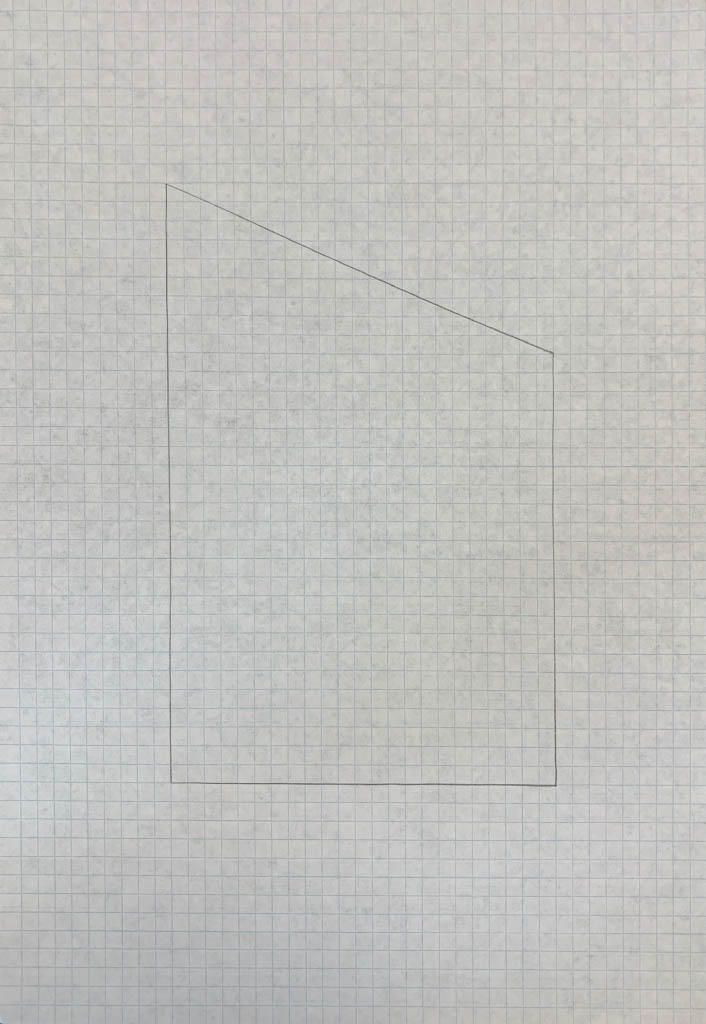
#> input picture Images/Test Images/pattern1.jpg, 706 x 1024 px, found by its file name; the run also reads 1 picture not shown here
$ python program1.py
#> lines starting #> are read from the running program, lines starting #| are printed output that depends on the picture; after the words box and inside, x2 and y2 are one past the last pixel; in counts of white or black regions, pixels touching at a corner belong together; pictures that were not available may be replaced by others from this repository, and a replacement may not be noted
"""
Better attempt at perfection
Isaiah Kenny
7/29/22

"""
import argparse
import numpy as np
import cv2
from skimage.metrics import structural_similarity
from skimage import measure
from skimage import feature
from skimage import transform
from skimage.filters import threshold_otsu
import skimage.segmentation
from pathlib import Path
import matplotlib.pyplot as plt
import matplotlib.image as img
import imutils
from imutils import contours

# pip install numpy opencv-python scikit-image matplotlib
# --user for root

gold = cv2.imread('pattern1.jpg', 0)
#> gold: shape (1024, 706); min 94, max 221, mean 193.1

width = 706
height = gold.shape[0]
#> height = 1024
dimension = (width, height)
#> dimension = (706, 1024)

students = []
scores = []

directoryForResults = 'Documents/Results'
directory = 'Documents/Check'
files = Path(directory).glob('*')

for file in files:
    i = -1
    print(file)
    name = file
    student = cv2.imread(str(file),0)
#> student: shape (1024, 731); min 71, max 220, mean 193.3
    student = cv2.resize(student, dimension, interpolation=cv2.INTER_AREA)
#> student: shape (1024, 706)
    students.append(student)
    cv2.imshow('student drawing', students[i]) #students[i]
    cv2.imshow('gold standard / ground truth', gold)

    edges0 = cv2.Canny(image=gold, threshold1=100, threshold2=200)
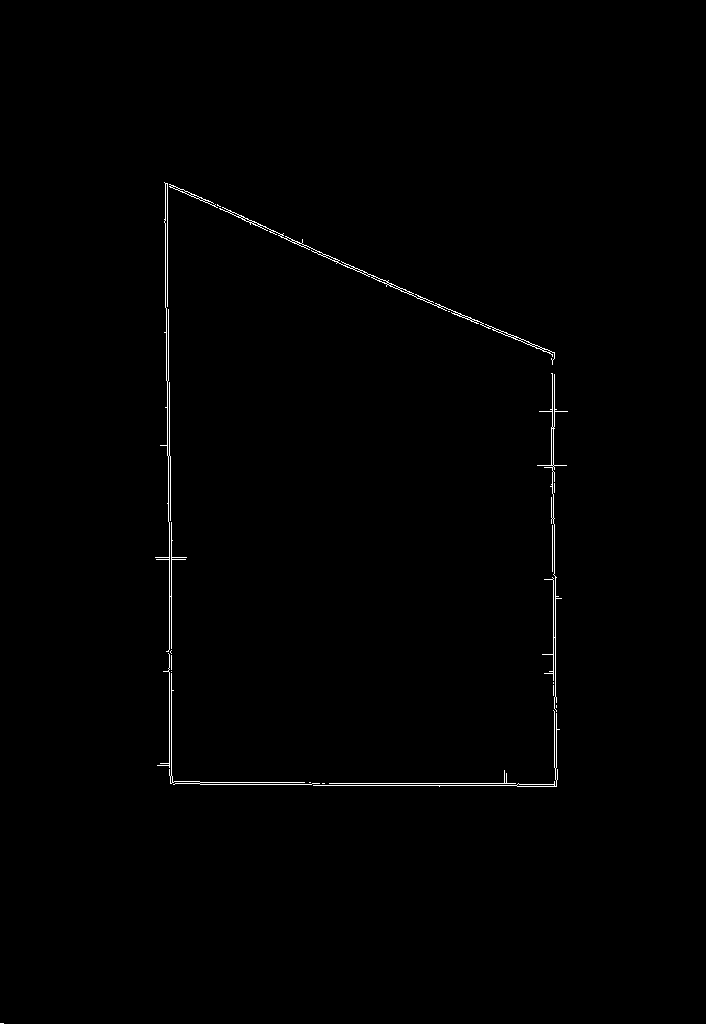
#> edges0: shape (1024, 706); 0.53% white in thin lines or dots, all inside (x1, y1, x2, y2) = (0, 182, 568, 1024)
    edges1 = cv2.Canny(image=students[i], threshold1=100, threshold2=200)
#> edges1: shape (1024, 706); 0.52% white in thin lines or dots, all inside (x1, y1, x2, y2) = (0, 0, 564, 781)

    # [6 lines of commented-out code are left out]

    (score, diff) = structural_similarity(gold, students[i], full=True) #students[i]
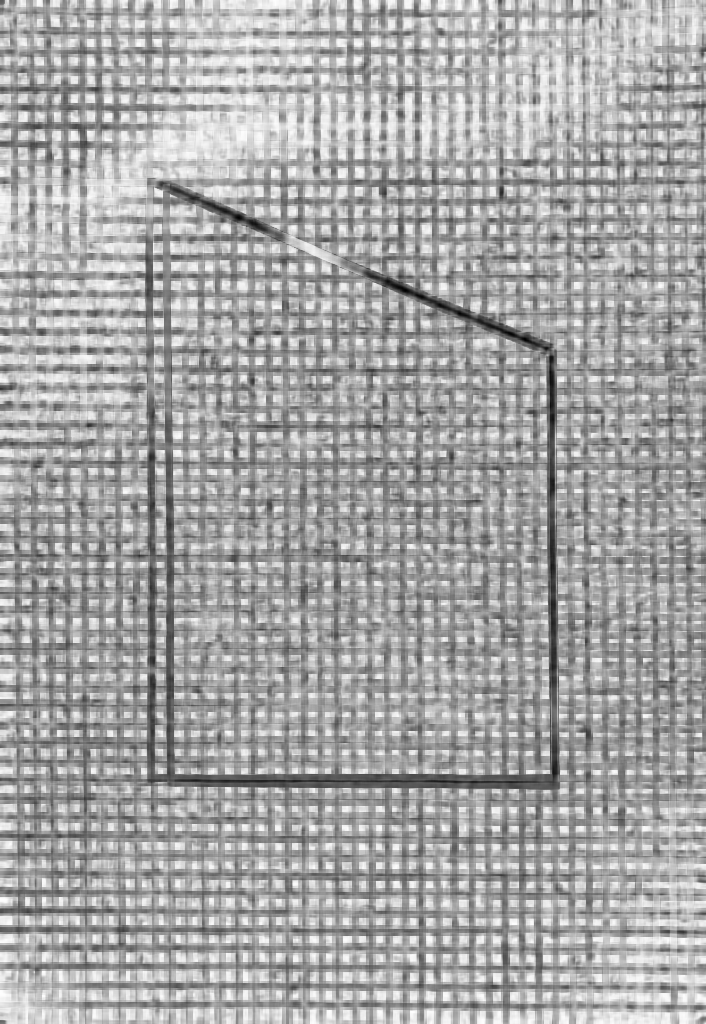
#> diff: shape (1024, 706) float64; min -0.45, max 0.998, mean 0.491; drawn with min black and max white
#> score = 0.49
    print("Sim: {:.4f}%".format(score*100))
#| Sim: 48.9688%
    diff = (diff*255).astype("uint8")
    diff_box = cv2.merge([diff,diff,diff])
    (score1, diff1) = structural_similarity(edges0, edges1, full=True)
#> score1 = 0.96
    print("edges Sim: {:.4f}%".format(score1*100))
#| edges Sim: 95.9726%
    diff1 = (diff1*255).astype("uint8")
    diff1_box = cv2.merge([diff1,diff1,diff1])

    scores.append(name.stem + str(score1))

    error = cv2.absdiff(gold, students[i])
    error0 = cv2.multiply(error, 2)
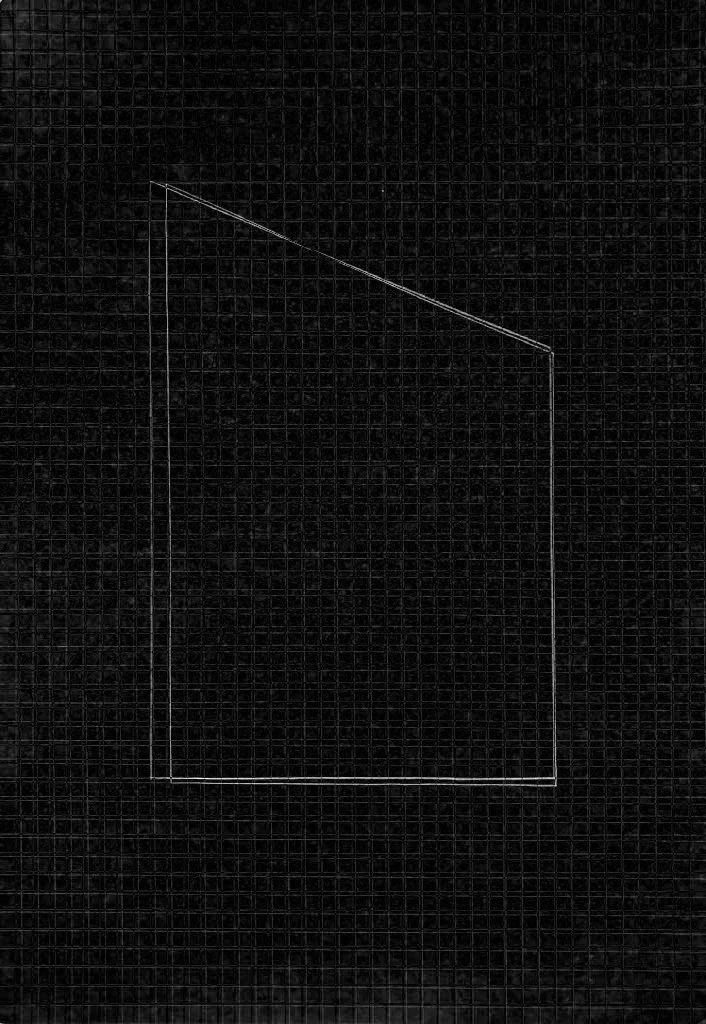
#> error0: shape (1024, 706); min 0, max 246, mean 15.4

    threshold = 0.40
    low = np.quantile(students[i], threshold)
#> low = 193
    ret, error1 = cv2.threshold(students[i], low, 255, cv2.THRESH_BINARY)
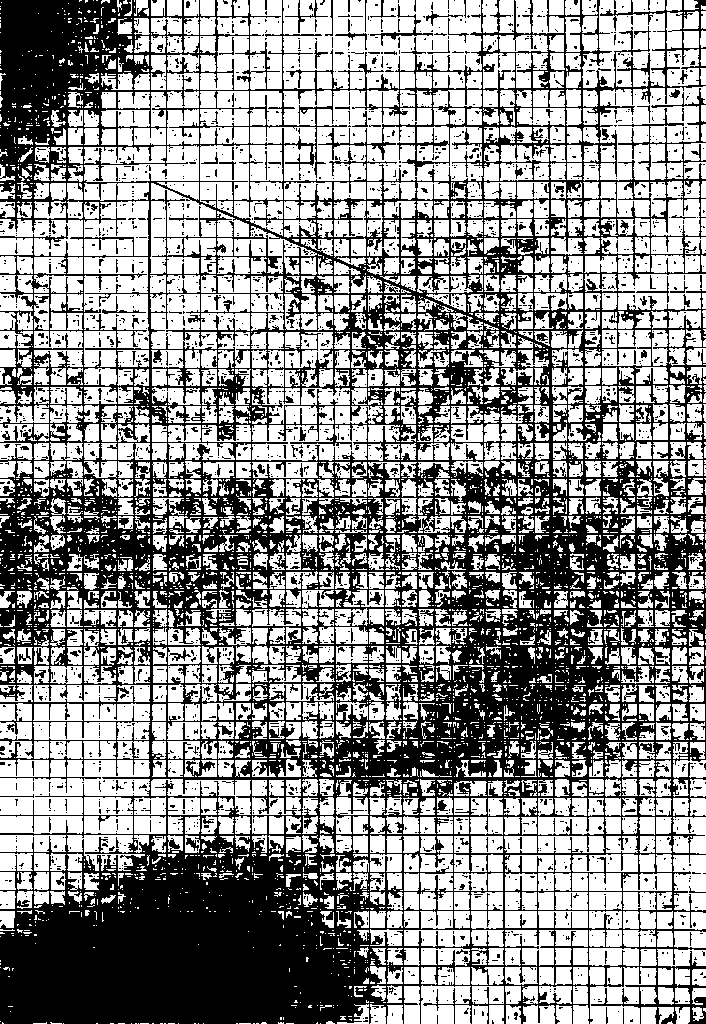
#> error1: shape (1024, 706); 57.7% white; 2969 black regions (2802 under 20 px), largest, box (x1, y1, x2, y2) and area: (0, 0, 706, 1024) 289292, (370, 4, 433, 46) 278, (285, 0, 328, 33) 155
#> ret = 193
    ret, error11 = cv2.threshold(gold, low, 255, cv2.THRESH_BINARY)
#> error11: shape (1024, 706); 58.3% white; 3856 black regions (3698 under 20 px), largest, box (x1, y1, x2, y2) and area: (0, 0, 706, 1024) 283128, (504, 16, 560, 67) 294, (607, 46, 656, 53) 82
    kernel = np.ones((3,3),np.uint8)
    error1 = cv2.morphologyEx(error1, cv2.MORPH_CLOSE, kernel, iterations=3) #cv2.MORPH_OPEN iterations=3
#> error1: shape (1024, 706); 88.1% white; 222 black regions, largest, box (x1, y1, x2, y2) and area: (0, 853, 371, 1024) 44182, (0, 0, 96, 123) 8348, (382, 739, 479, 776) 1801
    error11 = cv2.morphologyEx(error1, cv2.MORPH_CLOSE, kernel, iterations=3)
    kernel_ = np.ones((5,5),np.uint8)
    thresh = cv2.dilate(error1, kernel_, iterations=2)
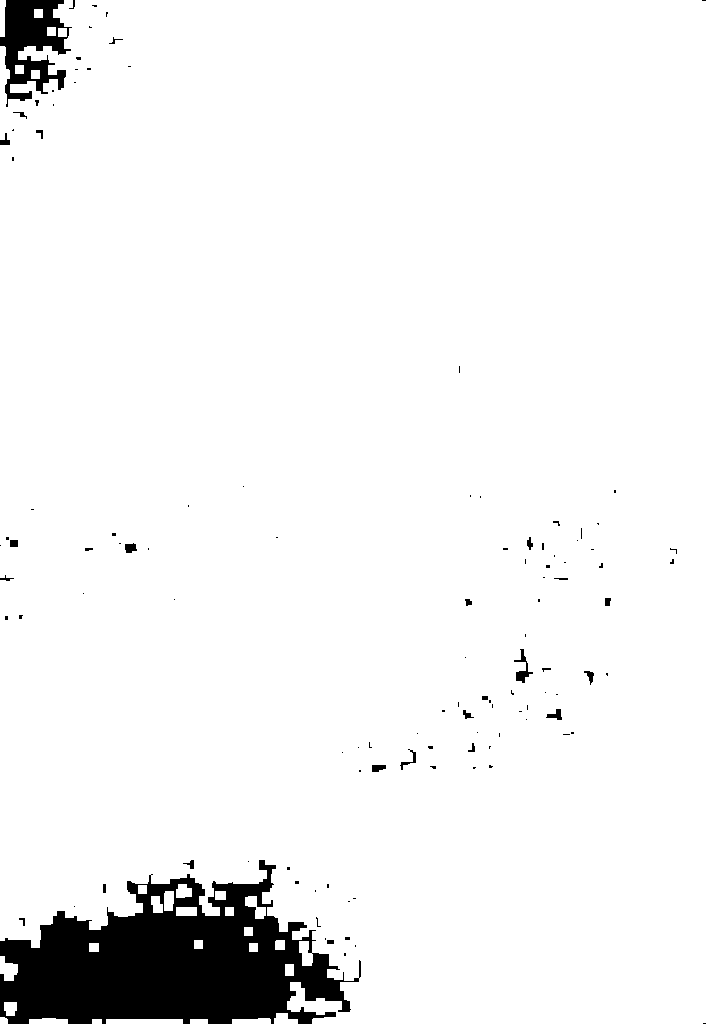
#> thresh: shape (1024, 706); 94.6% white; 116 black regions (88 under 20 px)
    cv2.imshow("thresh",thresh)

    contours1, hierarchy=cv2.findContours(error1,cv2.RETR_TREE,cv2.CHAIN_APPROX_SIMPLE)
#> contours1 = 290 contours, 74 with area under 20; largest, box (x1, y1, x2, y2) and area: (0, 0, 706, 1024) 664534, (381, 738, 480, 777) 2009, (80, 527, 154, 558) 1258, (495, 644, 538, 689) 1143, (533, 547, 573, 585) 979
    contours0, hierarchy=cv2.findContours(error11,cv2.RETR_TREE,cv2.CHAIN_APPROX_SIMPLE)
#> contours0 has the same summary as contours1
    # [12 lines of commented-out code are left out]

    cv2.imshow("Comparison", error)
    cv2.imshow("diff", diff)
    cv2.imshow("gain", error0)
    #cv2.imshow("threshy", error1)
    cv2.imshow("Edge diff", diff1)

    imaging = diff1.copy()
    contours, hierarchy = cv2.findContours(diff1, cv2.RETR_TREE, cv2.CHAIN_APPROX_NONE)
#> contours = 119 contours, 101 with area under 20; largest, box (x1, y1, x2, y2) and area: (0, 0, 706, 1024) 721164, (136, 176, 168, 784) 6591, (155, 191, 190, 779) 6277, (166, 370, 571, 791) 4032, (175, 667, 553, 782) 2969
    # [8 lines of commented-out code are left out]
    cv2.drawContours(imaging, contours, -1, (0,255,0), 1)
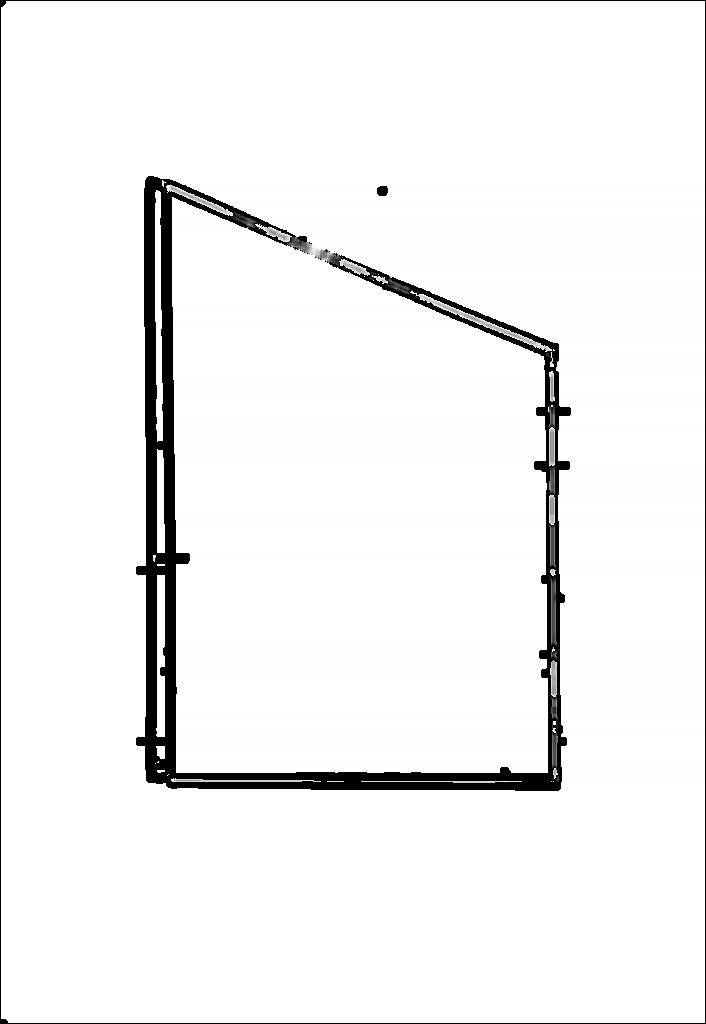
#> imaging: shape (1024, 706); min 0, max 255, mean 243.1
    #(x,y,w,h) = cv2.boundingRect(contours2[0])
    cv2.imshow("Genius", imaging)

   #plot = img.imread(error)
   #plt.imshow(plot)
   #cv2.waitKey(0)

    cv2.imwrite(str(Path(directoryForResults)) + "/" + name.stem + "_image.jpg", students[i])
    cv2.imwrite(str(Path(directoryForResults)) + "/" + name.stem + "_groundTruth.jpg", gold)
    cv2.imwrite(str(Path(directoryForResults)) + "/"  + name.stem + '_comparison.jpg', diff1)
    cv2.imwrite(str(Path(directoryForResults))+ "/" +  name.stem + "_absdiff.jpg", error0)

    threshsci = threshold_otsu(gold)
#> threshsci = 188
    threshsci1 = threshold_otsu(student[i])
#> threshsci1 = 194
    cv2.imshow("wau", threshsci)
    cv2.imshow("waathea", threshsci1)
    #diffy = cv2.absdiff(cv2.imread(str(threshsci)), cv2.imread(str(threshsci1)))
    #yes = plt.imread(threshsci)
    #yes2 = plt.imread(threshsci1)


    """
    student1 = transform.resize(student[i], output_shape=(706,1024))
    gold1 = transform.resize(gold, output_shape=(706,1024))
    otsu_threshold, image_result = cv2.threshold(student1, 0, 255, cv2.THRESH_BINARY + cv2.THRESH_OTSU, )
    otsu1_threshold, image_result1 = cv2.threshold(gold1, 0, 255, cv2.THRESH_BINARY + cv2.THRESH_OTSU, )

    cv2.imshow("stud", image_result)
    cv2.imshow("gol", image_result1)
    yay = cv2.absdiff(image_result, image_result1)
    cv2.imshow("comp", yay)
    """
    """
    pcituresss = feature.canny(diff1, sigma=3)
    fig, ax = plt.subplots()
    ax.imshow(pcituresss)
    plt.show()
    """
    contoursgray = measure.find_contours(diff1, 0.8)
#> contoursgray = 91 point arrays, longest 2393 points
    fig, ax = plt.subplots()
    ax.imshow(diff1, cmap=plt.cm.gray)
    for contour in contoursgray:
        ax.plot(contour[:,1], contour[:,0], linewidth=2)
#> this loop made 91 passes
    ax.axis('image')
    ax.set_xticks([])
    ax.set_yticks([])
    plt.show()
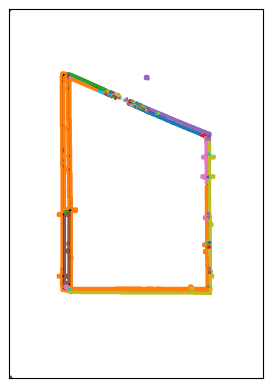
#> figure drawn by matplotlib, 1 panel

    # [8 lines of commented-out code are left out]

    student = ""
    i+=1
    cv2.waitKey(0)
    cv2.destroyAllWindows

cv2.imwrite(str(Path(directoryForResults)) + "Scores.png", scores)
cv2.waitKey()
cv2.destroyAllWindows
